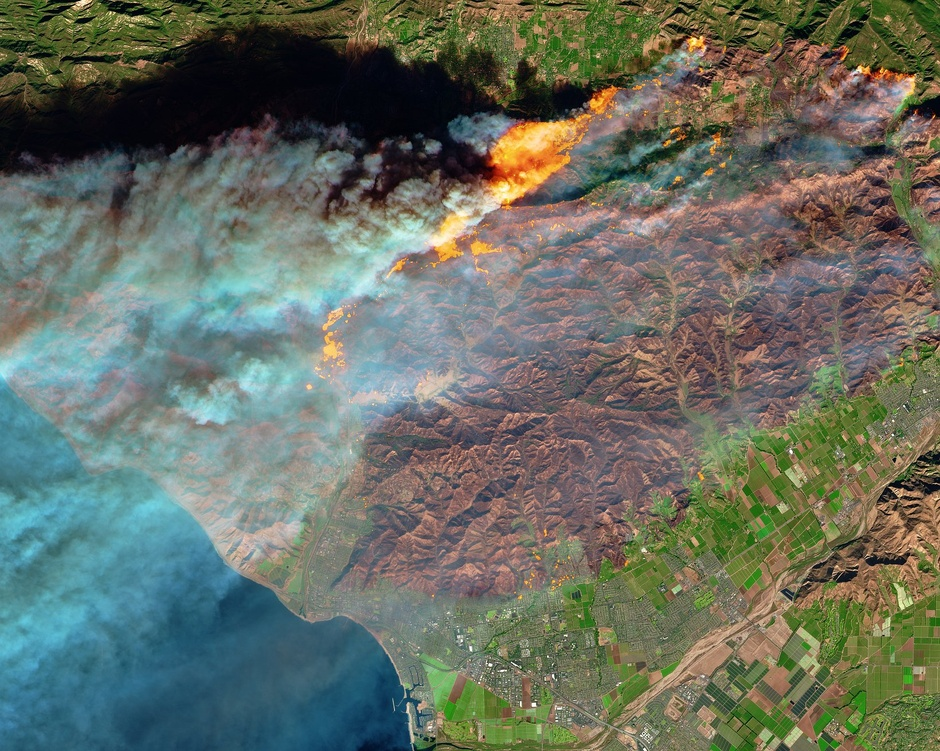
#> input picture fire3.jpg, 940 x 751 px, shrunk from 1640 x 1310 before the run
$ python colourDetection.py
#> lines starting #> are read from the running program, lines starting #| are printed output that depends on the picture; after the words box and inside, x2 and y2 are one past the last pixel; in counts of white or black regions, pixels touching at a corner belong together
### edgeDetection.py
from colourDetection import *
import cv2
import numpy as np
from matplotlib import pyplot as plt


img = crop_img
img_rgb = cv2.cvtColor(img,cv2.COLOR_BGR2RGB) #Convert image to RGB colour space
img_hsv = cv2.cvtColor(img_rgb,cv2.COLOR_RGB2HSV) #Convert image to HSV color space

#Set range for colour detection
light_grey = (0, 0, 160)
dark_grey = (175, 50, 250)


mask = cv2.inRange(img_hsv, light_grey, dark_grey) #Generate mask to isolate smoke
result = cv2.bitwise_and(img_rgb, img_rgb, mask=mask) #Apply mask to image
blur = cv2.GaussianBlur(result, (7, 7), 0) #apply gaussian filter to remove noise from image

shape = blur.shape

notBlack = np.where(blur != [0,0,0]) #Generate array of all non black pixels
meanx = np.mean(notBlack[1]) #Compute the average x-value of the smoke
meany = np.mean(notBlack[0]) #Compute the average y-value of the smoke

#Check which direction the smoke is traveling
print("Diretion:")
if meanx > shape[1]/2:
    print("Right Side")
else:
    print("Left Side")
if meany > shape[0]/2:
    print("Bottom")
else:
    print("Top")

### colourDetection.py
import cv2
import numpy as np
from matplotlib import pyplot as plt

img = cv2.imread('fire3.jpg',1)
#> img is the input picture: shape (751, 940, 3); mean B, G, R 98.5, 110.4, 103.4
img_rgb = cv2.cvtColor(img,cv2.COLOR_BGR2RGB)
img_hsv = cv2.cvtColor(img_rgb,cv2.COLOR_RGB2HSV)
#> img_hsv: shape (751, 940, 3); mean H, S, V 66.9, 90, 122.7

lighter_red = (1,190,200)
darker_red = (18,255,255)

mask = cv2.inRange(img_hsv,lighter_red,darker_red)
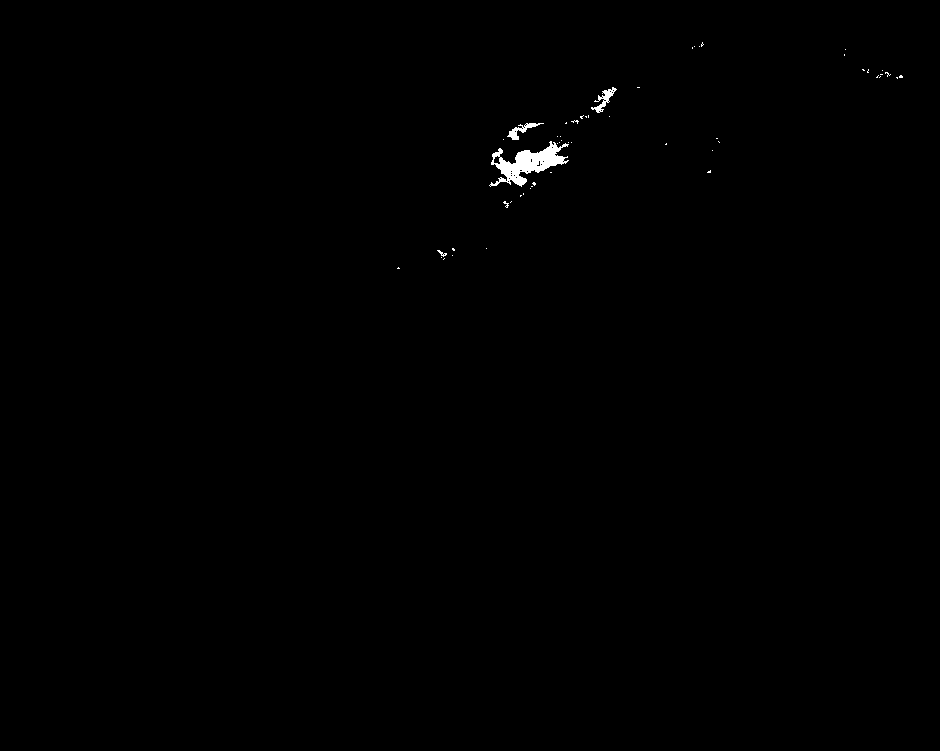
#> mask: shape (751, 940); 0.29% white; 53 white regions (49 under 20 px), largest, box (x1, y1, x2, y2) and area: (489, 141, 569, 187) 1481, (591, 87, 617, 113) 210, (507, 123, 544, 140) 194, (437, 250, 447, 257) 26
result = cv2.bitwise_and(img_rgb,img_rgb,mask=mask)

if not np.all(result == [0,0,0]):
    shape = result.shape
#> shape = (751, 940, 3)
    red = np.where(result != [0,0,0])

    meanx = np.mean(red[1])
#> meanx = 543.8
    meany = np.mean(red[0])
#> meany = 152.4

    y = meany - (shape[0]/2)
#> y = -223.1
    if y<0:y=0
    x = meanx - (shape[1]/2)
#> x = 73.81
    if x<0:x=0
    y1 = meany + (shape[0]/2)
#> y1 = 527.9
    if y1 > shape[0]:y1=shape[0]
    x1 = meanx + (shape[1]/2)
#> x1 = 1013.8
    if x1 > shape[1]:x1=shape[1]
#> x1 = 940
    crop_img = img[int(y):int(y1),int(x):int(x1)]
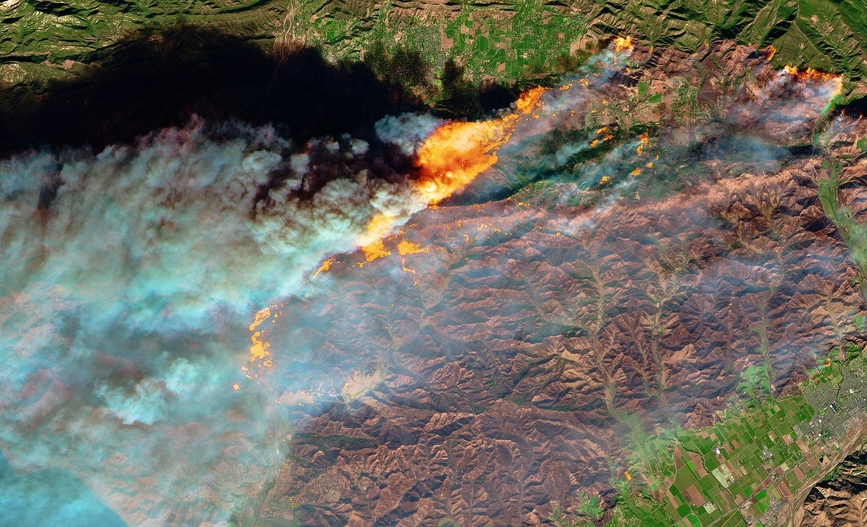
#> crop_img: shape (527, 867, 3); mean B, G, R 96.5, 107.9, 108.9
#> `x1 = meanx + (shape[1]/2)`: x1 = 1013.8
#> `img_hsv = cv2.cvtColor(img_rgb,cv2.COLOR_RGB2HSV)`: img_hsv: shape (527, 867, 3); mean H, S, V 68.9, 79.7, 120.5
#> `mask = cv2.inRange(img_hsv, light_grey, dark_grey)`:
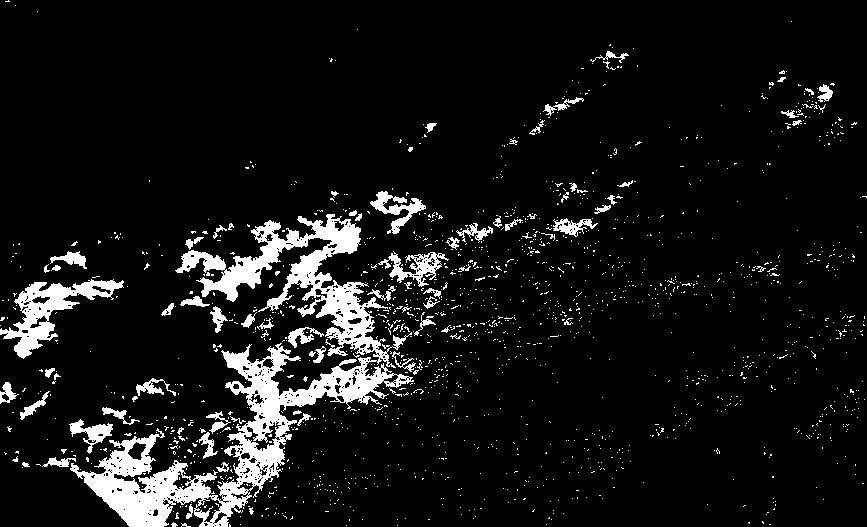
#> mask: shape (527, 867); 8.3% white; 1641 white regions (1562 under 20 px), largest, box (x1, y1, x2, y2) and area: (70, 214, 414, 527) 22769, (0, 279, 124, 359) 3012, (378, 251, 449, 287) 897
#> `result = cv2.bitwise_and(img_rgb, img_rgb, mask=mask)`:
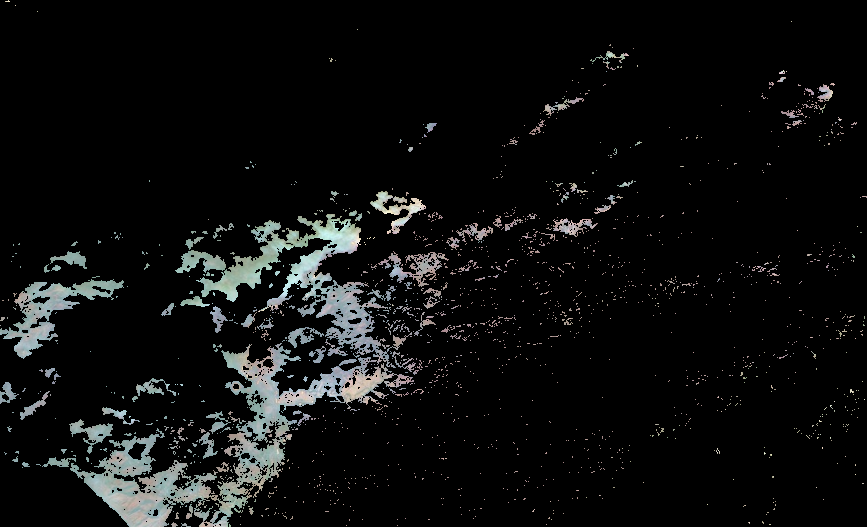
#> result: shape (527, 867, 3); mean R, G, B 13.6, 14.3, 14.2
#> `blur = cv2.GaussianBlur(result, (7, 7), 0)`:
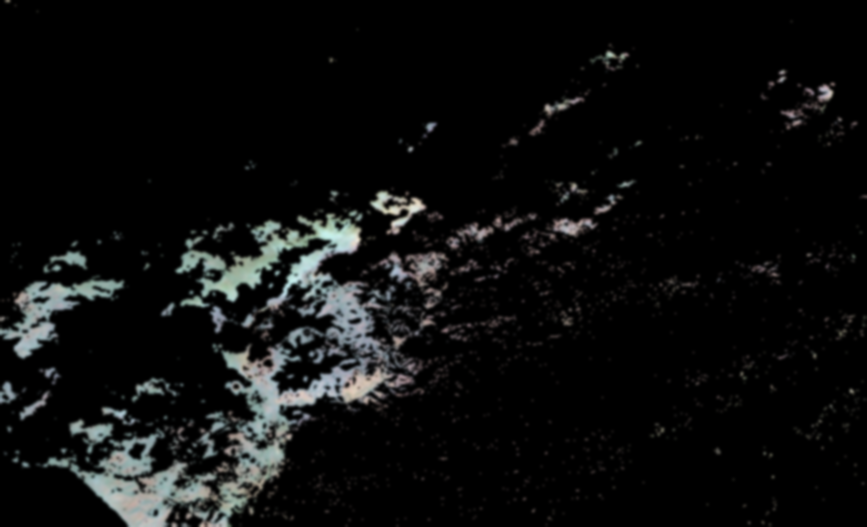
#> blur: shape (527, 867, 3); mean R, G, B 13.6, 14.3, 14.2
#> `meanx = np.mean(notBlack[1])`: meanx = 382.1
#> `meany = np.mean(notBlack[0])`: meany = 335.8
    import edgeDetection
else:
    print("No fire detected")
